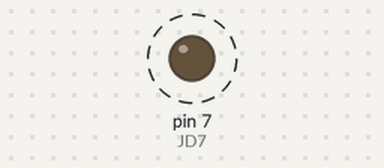
Simulated run of this sketch. Board: Arduino Uno, built with avr-gcc and run on an emulated ATmega328P. Shown: output pins drawn as LEDs (lit = HIGH). Dashed ring = blinking. What the sketch prints to the serial monitor is not drawn.

Above: at 0.5 s.
Timing chart, 0 to 4.6 s (numbered marks = the images above):
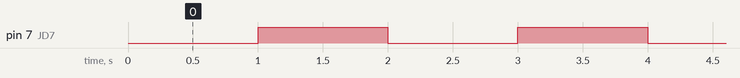

Measured:
- by itself, pin 7 (JD7): alternates HIGH for 1.0 s and LOW for 1.0 s

The sketch:

norm02.ino
```cpp
// NORM02
//
// Program to measure how many seconds it takes to OVF using TIMER1.
// Since it is 16 bits, the count to OVF is 65536.
// The number of milliseconds is measured when this is reached,
// and the number of counts required for one second is calculated.
//

#define  JD7  7

volatile int sema = 0;

void setup() {
  Serial.begin(115200);
  pinMode(JD7,OUTPUT);
  digitalWrite(JD7,sema);
  TCCR1A = 0; // Initialize
  TCCR1B = 0; // Initialize
  TCNT1 = 3036;
  TCCR1B |= (1 << CS12); // CS12 -> 1 prescaler = 256
  TIMSK1 |= (1 << TOIE1); //TOIE -> 1 enable overflow
}

ISR(TIMER1_OVF_vect) {
  Serial.println(millis());
  if (sema==0) {
    sema = 1;
  } else {
    sema = 0;
  }
  digitalWrite(JD7,sema);
  TCNT1 = 3036;
}

void loop() {
}
```
